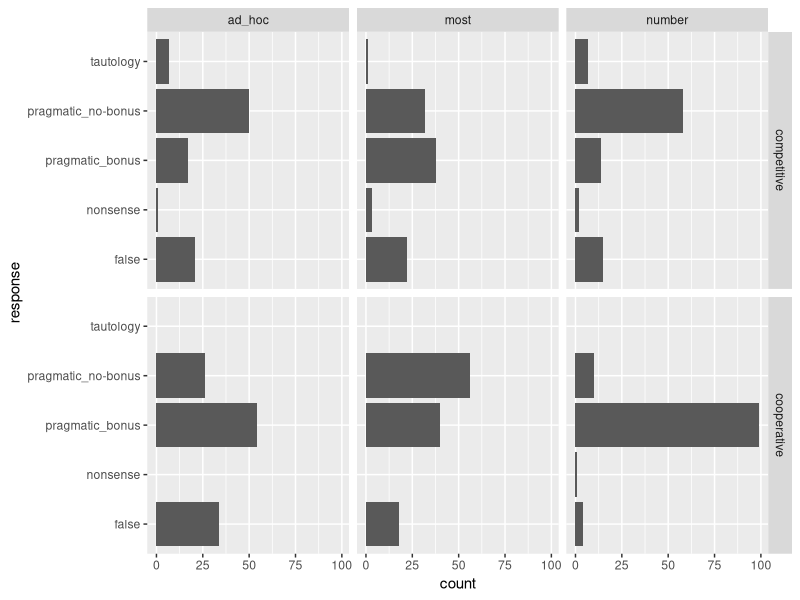
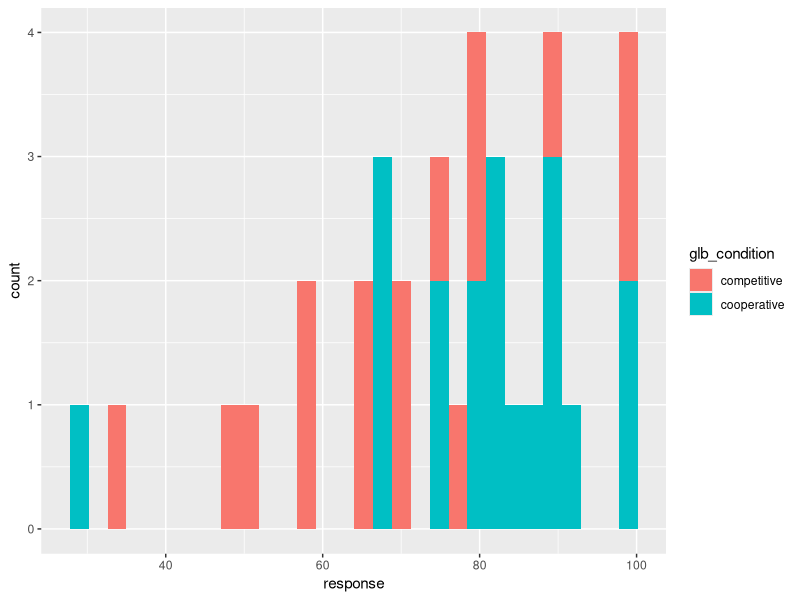
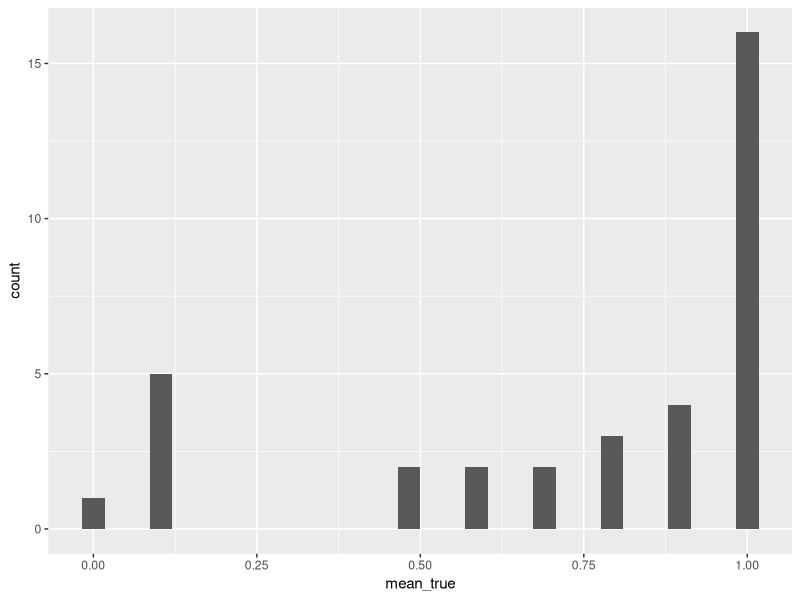
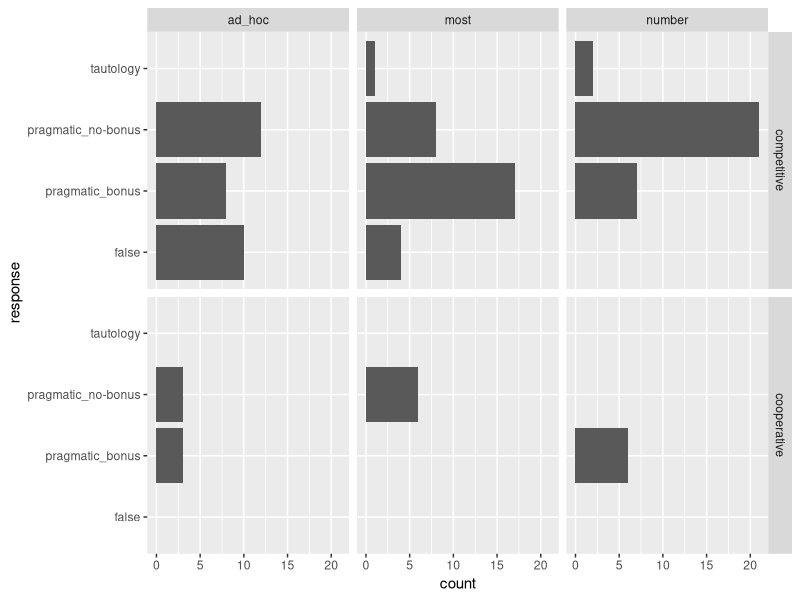

The R script that drew these images, in order:
library(tidyverse)

d = read_csv('data/04_forcedChoice_pilot_01/data_raw.csv') %>% 
  filter(! prolific_id %in% c("Nausicaa", "test by MF"))

# check comments
d$comments %>% unique

# check colorblindness
color_blindness_failures = filter(d, trial_type == "color_blindness_test") %>%
  select(prolific_id, correct, response) %>% 
  mutate(correct = ifelse(correct == response,1,0)) %>% 
  group_by(prolific_id) %>% 
  summarize(mean_correct = mean(correct)) %>% 
  filter(mean_correct < 1) %>% 
  pull(prolific_id)

d = filter(d, ! prolific_id %in% color_blindness_failures)

message("Number of failures on color blindness test: ", length(color_blindness_failures))

# comprehension checks

filter(d, trial_type == "comprehension_test") %>%  View()

# sentence completion

filter(d, trial_type == "sentence_completion", ! condition %in% c("all", "none")) %>% 
  select(prolific_id, condition, glb_condition, condition, response) %>% 
  ggplot(aes(x = response)) + geom_bar() +
  facet_grid(glb_condition~condition) + coord_flip()

# performance rating

filter(d, trial_type == "performance_rating") %>% 
  mutate(response = as.numeric(response)) %>% 
  ggplot(aes(x = response, fill = glb_condition)) + geom_histogram()

# TVJ

d_tvj = filter(d, trial_type == "truth_value_judgements") %>% 
  mutate(response = ifelse(response == "true", 1, 0))

d_summary = d_tvj %>% group_by(trigger, condition) %>% 
  summarize(mean_true = mean(as.numeric(response))) %>% arrange(condition)

d_summary_id = d_tvj %>% group_by(submission_id, trigger, condition) %>% 
  summarize(mean_true = mean(response)) %>% arrange(submission_id) %>% 
  filter(condition == "implicature") 

d_summary_id_imp = d_summary_id %>% filter(trigger != "number") %>% 
  group_by(submission_id) %>% 
  summarize(mean_true = mean(mean_true)) 

d_summary_id_imp %>% 
  ggplot(aes(x = mean_true)) + geom_histogram()
  
message("Number of pragmatic responders: ", sum(d_summary_id_imp$mean_true < 0.5))

# look at pragmatic responders

filter(d, submission_id %in% (filter(d_summary_id_imp, mean_true < 0.5) %>% pull(submission_id ))) %>% 
  filter(trial_type == "sentence_completion", ! condition %in% c("all", "none")) %>% 
  select(prolific_id, condition, glb_condition, condition, response) %>% 
  ggplot(aes(x = response)) + geom_bar() +
  facet_grid(glb_condition~condition) + coord_flip()
